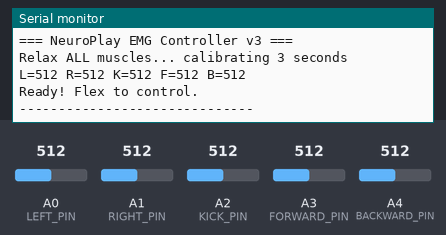
Recording of a sketch running on a simulated Arduino Uno, built with avr-gcc and run on an emulated ATmega328P. On the bench: the last lines printed to the serial monitor. The test bench sets the inputs (shaded band); at power-on: A0 (LEFT_PIN) = 512, A2 (KICK_PIN) = 512, A3 (FORWARD_PIN) = 512, A1 (RIGHT_PIN) = 512, A4 (BACKWARD_PIN) = 512.

Above: at 7.3 s.
7.4 s: A0 (LEFT_PIN) set to 450
At 8.7 s:
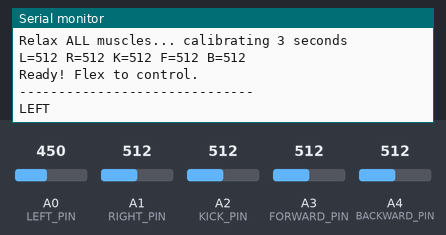
9.1 s: A2 (KICK_PIN) set to 450
At 10.3 s:
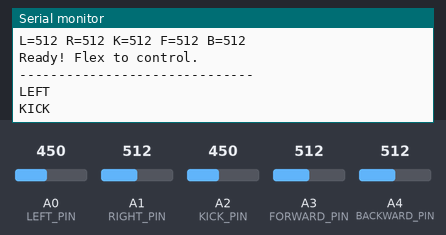
10.6 s: A3 (FORWARD_PIN) set to 450
At 12.1 s:
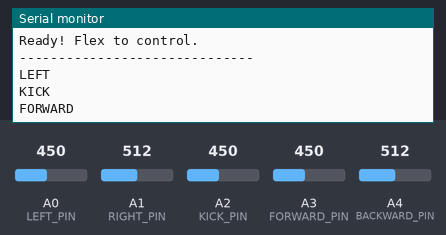

The sketch:

final.ino
```cpp
// ═══════════════════════════════════════════════════
//  NeuroPlay — Final EMG Football Controller v3
//  A0 → Left  wrist  → LEFT
//  A1 → Right wrist  → RIGHT
//  A2 → Right shin   → KICK
//  A3 → Right finger → FORWARD
//  A4 → Left  finger → BACKWARD
// ═══════════════════════════════════════════════════

const int LEFT_PIN     = A0;
const int RIGHT_PIN    = A1;
const int KICK_PIN     = A2;
const int FORWARD_PIN  = A3;
const int BACKWARD_PIN = A4;

// ── LEFT / RIGHT thresholds ──
const int ACT_L         = 30;   // lowered — easier LEFT
const int ACT_R         = 45;
const int MIN_PEAK_L    = 45;   // lowered — easier LEFT
const int MIN_PEAK_R    = 55;

// ── KICK thresholds ──
const int KICK_THRESH   = 20;
const int MIN_KICK_PEAK = 30;
const int KICK_DEBOUNCE = 600;

// ── FORWARD threshold ──
const int FORWARD_THRESH   = 460;
const int FORWARD_DEBOUNCE = 300;

// ── BACKWARD thresholds ──
const int ACT_B             = 15;   // raised — less sensitive
const int MIN_PEAK_B        = 22;   // raised — needs real press
const int BACKWARD_DEBOUNCE = 400;
const int BACKWARD_BLOCK_L  = 20;   // block BACKWARD if left wrist above this

// ── LEFT / RIGHT timing ──
const int DEBOUNCE_MS   = 350;
const int GESTURE_DELAY = 150;
const int REST_CONFIRM  = 250;

// ── Signal variables ──
float smoothL  = 0, smoothR  = 0;
float smoothK  = 0, smoothA3 = 0, smoothA4 = 0;
float envL     = 0, envR     = 0;
float envK     = 0, envA4    = 0;
float prevEnvL = 0, prevEnvR = 0;
float prevEnvK = 0, prevEnvA4 = 0;
int   baseL    = 0, baseR    = 0;
int   baseK    = 0, baseA3   = 0, baseA4 = 0;

// ── LEFT / RIGHT state ──
bool forwardLRActive    = false;
bool restTimerStarted   = false;
unsigned long restSince = 0;
bool leftTriggered      = false;
bool rightTriggered     = false;
bool leftPending        = false;
bool rightPending       = false;
unsigned long leftSince  = 0;
unsigned long rightSince = 0;
float peakL = 0, peakR  = 0;
String lastLRAction       = "REST";
unsigned long lastLRPrint = 0;

// ── KICK state ──
bool kickPending   = false;
bool kickTriggered = false;
float peakK        = 0;
unsigned long lastKickTime = 0;

// ── FORWARD state ──
String lastForward         = "REST";
unsigned long lastFwdPrint = 0;

// ── BACKWARD state ──
bool backwardPending   = false;
bool backwardTriggered = false;
float peakA4           = 0;
unsigned long lastBwdPrint = 0;

// ═══════════════════════════════════════════════════
float smoothFilter(float previous, int newVal) {
  return previous * 0.8 + newVal * 0.2;
}

int rectify(float signal, int baseline) {
  int val = abs((int)signal - baseline);
  if (val < 5) val = 0;
  return val;
}

float envelopeFilter(int rectified, float envelope) {
  if (rectified > envelope) return rectified;
  return envelope * 0.85;
}

// ═══════════════════════════════════════════════════
void setup() {
  Serial.begin(115200);
  Serial.println("=== NeuroPlay EMG Controller v3 ===");
  Serial.println("Relax ALL muscles... calibrating 3 seconds");
  delay(3000);

  long sL=0, sR=0, sK=0, sA3=0, sA4=0;
  for (int i = 0; i < 300; i++) {
    sL  += analogRead(LEFT_PIN);
    sR  += analogRead(RIGHT_PIN);
    sK  += analogRead(KICK_PIN);
    sA3 += analogRead(FORWARD_PIN);
    sA4 += analogRead(BACKWARD_PIN);
    delay(10);
  }

  baseL  = sL  / 300;
  baseR  = sR  / 300;
  baseK  = sK  / 300;
  baseA3 = sA3 / 300;
  baseA4 = sA4 / 300;

  smoothL  = baseL;
  smoothR  = baseR;
  smoothK  = baseK;
  smoothA3 = baseA3;
  smoothA4 = baseA4;

  Serial.print("L=");  Serial.print(baseL);
  Serial.print(" R="); Serial.print(baseR);
  Serial.print(" K="); Serial.print(baseK);
  Serial.print(" F="); Serial.print(baseA3);
  Serial.print(" B="); Serial.println(baseA4);
  Serial.println("Ready! Flex to control.");
  Serial.println("------------------------------");
}

// ═══════════════════════════════════════════════════
void loop() {
  unsigned long now = millis();

  prevEnvL  = envL;
  prevEnvR  = envR;
  prevEnvK  = envK;
  prevEnvA4 = envA4;

  smoothL  = smoothFilter(smoothL,  analogRead(LEFT_PIN));
  smoothR  = smoothFilter(smoothR,  analogRead(RIGHT_PIN));
  smoothK  = smoothFilter(smoothK,  analogRead(KICK_PIN));
  smoothA3 = smoothFilter(smoothA3, analogRead(FORWARD_PIN));
  smoothA4 = smoothFilter(smoothA4, analogRead(BACKWARD_PIN));

  envL = envelopeFilter(rectify(smoothL, baseL), envL);
  envR = envelopeFilter(rectify(smoothR, baseR), envR);

  int rectK = abs((int)smoothK - baseK);
  if (rectK < 3) rectK = 0;
  envK = envelopeFilter(rectK, envK);

  int rectA4 = abs((int)smoothA4 - baseA4);
  if (rectA4 < 2) rectA4 = 0;
  envA4 = envelopeFilter(rectA4, envA4);

  // ════════════════════════════
  // KICK
  // ════════════════════════════
  if (envK > peakK) peakK = envK;

  if (envK < KICK_THRESH) {
    kickTriggered = false;
    kickPending   = false;
    peakK         = 0;
  }

  if (!kickTriggered && envK > KICK_THRESH && envK >= prevEnvK) {
    if (!kickPending) { kickPending = true; peakK = 0; }
  }

  if (kickPending && peakK > MIN_KICK_PEAK &&
      (now - lastKickTime) > KICK_DEBOUNCE) {
    Serial.println("KICK");
    kickTriggered = true;
    kickPending   = false;
    lastKickTime  = now;
    peakK         = 0;
  }

  // ════════════════════════════
  // FORWARD
  // ════════════════════════════
  int valA3        = (int)smoothA3;
  String fwdAction = (valA3 < FORWARD_THRESH) ? "FORWARD" : "REST";

  if (fwdAction != lastForward &&
      (now - lastFwdPrint) > FORWARD_DEBOUNCE) {
    if (fwdAction != "REST") Serial.println("FORWARD");
    lastForward  = fwdAction;
    lastFwdPrint = now;
  }

  // ════════════════════════════
  // BACKWARD
  // ════════════════════════════
  if (envA4 > peakA4) peakA4 = envA4;

  if (envA4 < ACT_B) {
    backwardTriggered = false;
    backwardPending   = false;
    peakA4            = 0;
  }

  // Only start pending if left wrist is completely quiet
  if (!backwardTriggered &&
      envA4 > ACT_B &&
      envA4 >= prevEnvA4 &&
      envL < BACKWARD_BLOCK_L) {
    if (!backwardPending) {
      backwardPending = true;
      peakA4          = 0;
    }
  }

  // Cancel if left wrist activates at all
  if (backwardPending && envL > BACKWARD_BLOCK_L) {
    backwardPending = false;
    peakA4          = 0;
  }

  if (backwardPending && peakA4 > MIN_PEAK_B &&
      (now - lastBwdPrint) > BACKWARD_DEBOUNCE) {
    Serial.println("BACKWARD");
    backwardTriggered = true;
    backwardPending   = false;
    lastBwdPrint      = now;
    peakA4            = 0;
  }

  // ════════════════════════════
  // LEFT / RIGHT
  // ════════════════════════════
  if (envL < ACT_L) { leftTriggered  = false; peakL = 0; }
  if (envR < ACT_R) { rightTriggered = false; peakR = 0; }
  if (envL > peakL)   peakL = envL;
  if (envR > peakR)   peakR = envR;

  if (envL > ACT_L && envR > ACT_R) {
    if (!forwardLRActive) {
      forwardLRActive  = true;
      restTimerStarted = false;
      leftPending      = false;
      rightPending     = false;
      leftTriggered    = true;
      rightTriggered   = true;
      peakL = 0; peakR = 0;
    }
  }

  if (forwardLRActive && envL < ACT_L && envR < ACT_R) {
    if (!restTimerStarted) {
      restSince        = now;
      restTimerStarted = true;
    }
    if (now - restSince > REST_CONFIRM) {
      forwardLRActive  = false;
      restTimerStarted = false;
      lastLRAction     = "REST";
    }
  }

  if (forwardLRActive && restTimerStarted &&
      (envL > ACT_L || envR > ACT_R)) {
    restTimerStarted = false;
  }

  if (!forwardLRActive && !leftTriggered &&
      envL > ACT_L && envR < ACT_R && envL > prevEnvL) {
    if (!leftPending) {
      leftPending = true;
      leftSince   = now;
      peakL       = 0;
    }
  } else if (envL < ACT_L) {
    leftPending = false;
  }

  if (!forwardLRActive && !rightTriggered &&
      envR > ACT_R && envL < ACT_L && envR > prevEnvR) {
    if (!rightPending) {
      rightPending = true;
      rightSince   = now;
      peakR        = 0;
    }
  } else if (envR < ACT_R) {
    rightPending = false;
  }

  String lrAction = "REST";

  if (leftPending &&
      (now - leftSince) > GESTURE_DELAY &&
      peakL > MIN_PEAK_L) {
    lrAction      = "LEFT";
    leftTriggered = true;
    leftPending   = false;
  }
  else if (rightPending &&
           (now - rightSince) > GESTURE_DELAY &&
           peakR > MIN_PEAK_R) {
    lrAction       = "RIGHT";
    rightTriggered = true;
    rightPending   = false;
  }

  if (lrAction != lastLRAction &&
      (now - lastLRPrint) > DEBOUNCE_MS) {
    if (lrAction != "REST") Serial.println(lrAction);
    lastLRAction = lrAction;
    lastLRPrint  = now;
  }

  delay(20);
}
```

Measured:
- after the input at 7.4 s, the serial monitor: prints a new line after 0.21 s (image 1)
- after the input at 9.1 s, the serial monitor: prints a new line after 0.06 s (image 2)
- after the input at 10.6 s, the serial monitor: prints a new line after 0.17 s (image 3)
